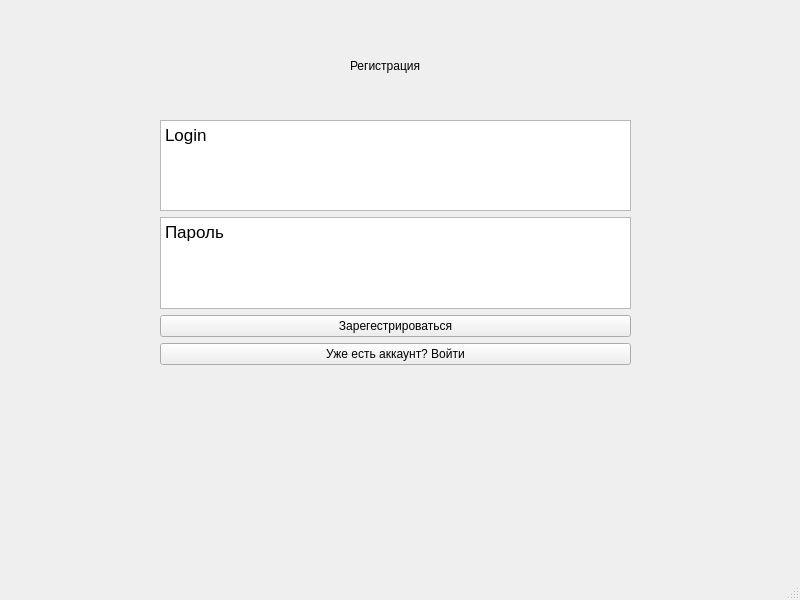
<?xml version="1.0" encoding="UTF-8"?>
<ui version="4.0">
 <class>MainWindow</class>
 <widget class="QMainWindow" name="MainWindow">
  <property name="geometry">
   <rect>
    <x>0</x>
    <y>0</y>
    <width>800</width>
    <height>600</height>
   </rect>
  </property>
  <property name="windowTitle">
   <string>MainWindow</string>
  </property>
  <widget class="QWidget" name="centralwidget">
   <widget class="QLabel" name="label">
    <property name="geometry">
     <rect>
      <x>350</x>
      <y>30</y>
      <width>81</width>
      <height>71</height>
     </rect>
    </property>
    <property name="text">
     <string>Регистрация</string>
    </property>
   </widget>
   <widget class="QWidget" name="layoutWidget">
    <property name="geometry">
     <rect>
      <x>160</x>
      <y>120</y>
      <width>471</width>
      <height>245</height>
     </rect>
    </property>
    <layout class="QVBoxLayout" name="verticalLayout">
     <item>
      <widget class="QTextEdit" name="textEdit">
       <property name="html">
        <string>&lt;!DOCTYPE HTML PUBLIC &quot;-//W3C//DTD HTML 4.0//EN&quot; &quot;http://www.w3.org/TR/REC-html40/strict.dtd&quot;&gt;
&lt;html&gt;&lt;head&gt;&lt;meta name=&quot;qrichtext&quot; content=&quot;1&quot; /&gt;&lt;style type=&quot;text/css&quot;&gt;
p, li { white-space: pre-wrap; }
&lt;/style&gt;&lt;/head&gt;&lt;body style=&quot; font-family:'.AppleSystemUIFont'; font-size:13pt; font-weight:400; font-style:normal;&quot;&gt;
&lt;p style=&quot; margin-top:0px; margin-bottom:0px; margin-left:0px; margin-right:0px; -qt-block-indent:0; text-indent:0px;&quot;&gt;Login&lt;/p&gt;&lt;/body&gt;&lt;/html&gt;</string>
       </property>
      </widget>
     </item>
     <item>
      <widget class="QTextEdit" name="textEdit_2">
       <property name="html">
        <string>&lt;!DOCTYPE HTML PUBLIC &quot;-//W3C//DTD HTML 4.0//EN&quot; &quot;http://www.w3.org/TR/REC-html40/strict.dtd&quot;&gt;
&lt;html&gt;&lt;head&gt;&lt;meta name=&quot;qrichtext&quot; content=&quot;1&quot; /&gt;&lt;style type=&quot;text/css&quot;&gt;
p, li { white-space: pre-wrap; }
&lt;/style&gt;&lt;/head&gt;&lt;body style=&quot; font-family:'.AppleSystemUIFont'; font-size:13pt; font-weight:400; font-style:normal;&quot;&gt;
&lt;p style=&quot; margin-top:0px; margin-bottom:0px; margin-left:0px; margin-right:0px; -qt-block-indent:0; text-indent:0px;&quot;&gt;Пароль&lt;/p&gt;&lt;/body&gt;&lt;/html&gt;</string>
       </property>
      </widget>
     </item>
     <item>
      <widget class="QPushButton" name="pushButton">
       <property name="text">
        <string>Зарегестрироваться</string>
       </property>
      </widget>
     </item>
     <item>
      <widget class="QPushButton" name="pushButton_2">
       <property name="text">
        <string>Уже есть аккаунт? Войти</string>
       </property>
      </widget>
     </item>
    </layout>
   </widget>
  </widget>
  <widget class="QMenuBar" name="menubar">
   <property name="geometry">
    <rect>
     <x>0</x>
     <y>0</y>
     <width>800</width>
     <height>24</height>
    </rect>
   </property>
  </widget>
  <widget class="QStatusBar" name="statusbar"/>
 </widget>
 <resources/>
 <connections/>
</ui>
